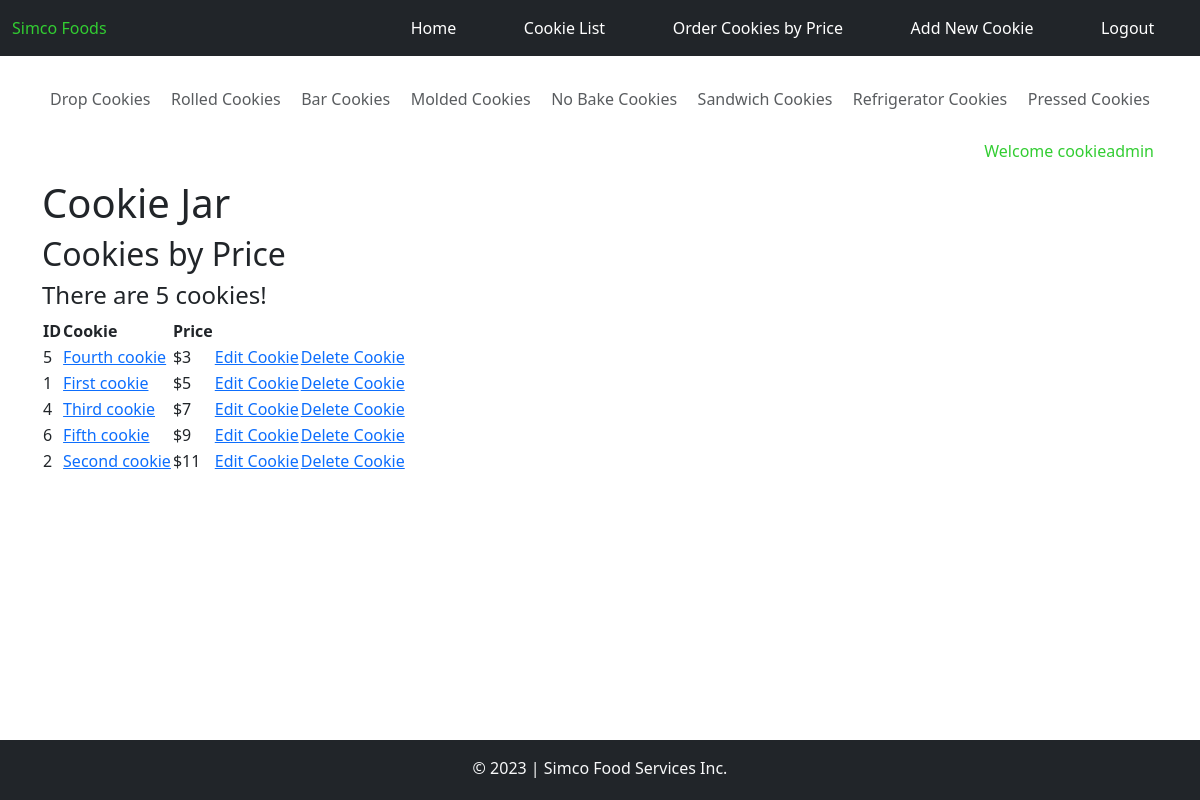
The page /cookiejar/cookie_pricelist (signed in) on the database its author committed.
### users/models.py (models this page shows, shortened)
class CustomUser(AbstractBaseUser, PermissionsMixin):
    uid = models.UUIDField(primary_key=True, default=uuid4, editable=False)
    email = models.EmailField(_("email address"), unique=True)
    username = models.CharField(max_length=30)
    first_name = models.CharField(max_length=30)
    last_name = models.CharField(max_length=30)
    is_staff = models.BooleanField(default=False)
    is_active = models.BooleanField(default=True)
    date_joined = models.DateTimeField(default=timezone.now)
    USERNAME_FIELD = "email"
    REQUIRED_FIELDS = ['username', 'first_name', 'last_name']
    objects = CustomUserManager()

### cookiejar/models.py (models this page shows, shortened)
class Cookie(models.Model):
    user = models.ForeignKey(settings.AUTH_USER_MODEL, default=1, on_delete=models.CASCADE)
    cookie_name = models.CharField(max_length=50)
    price = models.IntegerField()
    instructions = models.CharField(max_length=500)
    ingredients = models.ManyToManyField(Ingredient, through='CookieIngredient')
    class Meta:
        ordering = ['user', '-id', ]

### cookiejar/views.py (the view)
# urls.py: path("cookie_pricelist", views.CookiePriceListView.as_view(), name="cookie_price_list"),
class CookiePriceListView(LoginRequiredMixin, ListView):
    model = Cookie
    context_object_name = 'cookie_price_list'
    template_name = 'cookiejar/cookie_price_list.html'
    queryset = Cookie.objects.all().order_by("price")
    paginate_by = 10
    def get_queryset(self):  # return all cookies sorted by price for current user
        queryset = super(CookiePriceListView, self).get_queryset()
        return queryset.filter(user=self.request.user)

### cookiejar/templates/cookiejar/cookie_price_list.html (shortened to what this page needs)
{% extends "layout.html" %}
{% block content %}
    <h1>Cookie Jar</h1>
    <h2>Cookies by Price</h2>
    <h4>There are {{ cookie_price_list.count }} cookies!</h4>
        <div>
            <table aria-label="list of cookies by price">
                <thead>
                    <tr>
                        <th>ID</th>
                        <th>Cookie</th>
                        <th>Price</th>
                        <th></th>
                        <th></th>
                    </tr>
                </thead>
                {% for p in cookie_price_list %}
                <tr>
                    <td>{{ p.id }}</td>
                    <td><a href='{% url "cookie_detail" p.pk %}'>{{ p.cookie_name|capfirst }}</a></td>
                    <td>${{ p.price }}</td>
                    <td><a href='{% url "cookie_update" p.pk %}'>Edit Cookie</a></td>
                    <td><a href='{% url "cookie_confirm_delete" p.pk %}'>Delete Cookie</a></td>
                    </tr>
                {% empty %}
                <tr>
                    <td>#</td>
                    <td>No Cookies</td>
                    <td>$</td>
                </tr>
                {% endfor %}
            </table>
        </div>
{% endblock %}

### templates/layout.html (shortened to what this page needs)
<!DOCTYPE html>
<html lang="en">
    <head>
        <link href="https://cdn.jsdelivr.net/npm/bootstrap@5.3.1/dist/css/bootstrap.min.css" rel="stylesheet">
        {% load static %} <link rel="stylesheet" type="text/css" href="{% static 'css/custom.css' %}">
    </head>
    <body>
        <nav class="navbar fixed-top navbar-expand-lg navbar-dark bg-dark">
            {% if user.is_authenticated %}
            <div class="container-fluid">
                <span class="navbar-text" id="navbar-logo">Simco Foods</span>
                <div class="collapse navbar-collapse" id="navbarNavAltMarkup">
                    <div class="col-md-12 d-flex justify-content-end">
                        <div class="navbar-nav nav-fill w-75">
                            <a class="nav-link active px-2" aria-current="page" id="nav-item1" href='{% url "home" %}'>Home</a>
                            <a class="nav-link px-2" id="nav-item2" href='{% url "cookie_list" %}'>Cookie List</a>
                            <a class="nav-link px-2" id="nav-item3" href='{% url "cookie_price_list" %}'>Order Cookies by Price</a>
                            <a class="nav-link px-2" id="nav-item4" href='{% url "cookie_add" %}'>Add New Cookie</a>
                            <a class="nav-link px-2" id="nav-item5" href='{% url "logout" %}'>Logout</a>
                        </div>
                    </div>
                </div>
            </div>
            {% else %}
            <div class="container-fluid">
                <span class="navbar-text" id="navbar-logo2">Simco Foods</span>
            </div>
            {% endif %}
        </nav>
        <div class="container">
        </div>
        <div class="container">
            <div class="nav-scroller py-1 mb-2">
                <nav class="nav d-flex justify-content-between">
                    <span class="p-2 text-muted">Drop Cookies</span>
                    <span class="p-2 text-muted">Rolled Cookies</span>
                    <span class="p-2 text-muted">Bar Cookies</span>
                    <span class="p-2 text-muted">Molded Cookies</span>
                    <span class="p-2 text-muted">No Bake Cookies</span>
                    <span class="p-2 text-muted">Sandwich Cookies</span>
                    <span class="p-2 text-muted">Refrigerator Cookies</span>
                    <span class="p-2 text-muted">Pressed Cookies</span>
                </nav>
            </div>
        </div>
        <div class="container">
            <div class="nav-scroller py-1 mb-2">
                {% if user.is_authenticated %}
                <nav class="nav d-flex justify-content-end">
                    <span class="p-1" id="welcome">Welcome {{ user.username }}</span>
                </nav>
                {% endif %}
            </div>
        </div>
        <div class="container">
                {% block content %} {% endblock %}
        </div>
        <br/>
        <br/>
        <div class="container">
            <div class="mt-auto py-4 bg-white" id="footer-spacer">
            </div>
        </div>
        <footer class="footer fixed-bottom mt-auto py-3 bg-dark" id="footer-footer">
            <div class="container text-center">
                <span class="text-light">
                    &copy; 2023 | Simco Food Services Inc.
                </span>
            </div>
        </footer>
    </body>
</html>

### static/css/custom.css (style rules this page uses)
#navbar-logo { color:#32cd32 !important; }
.navbar-nav a.nav-link:link, .navbar-nav a.nav-link:visited { color:white !important; }
#welcome { color:#32cd32 !important; }
#footer-spacer { bottom: 0; width: 100%; height: 100px; padding: 0px; margin-top: 20px; }
#footer-footer { bottom: 0; width: 100%; height: 60px; padding: 0px; margin-top: 20px; }

### rows shown on the page
CustomUser: username "cookieadmin"
Cookie: id "5", cookie_name "Fourth cookie", price "3"
Cookie: id "1", cookie_name "First cookie", price "5"
Cookie: id "4", cookie_name "Third cookie", price "7"
Cookie: id "6", cookie_name "Fifth cookie", price "9"
Cookie: id "2", cookie_name "Second cookie", price "11"

### other values the page prints
{{ cookie_price_list.count }} "5"
